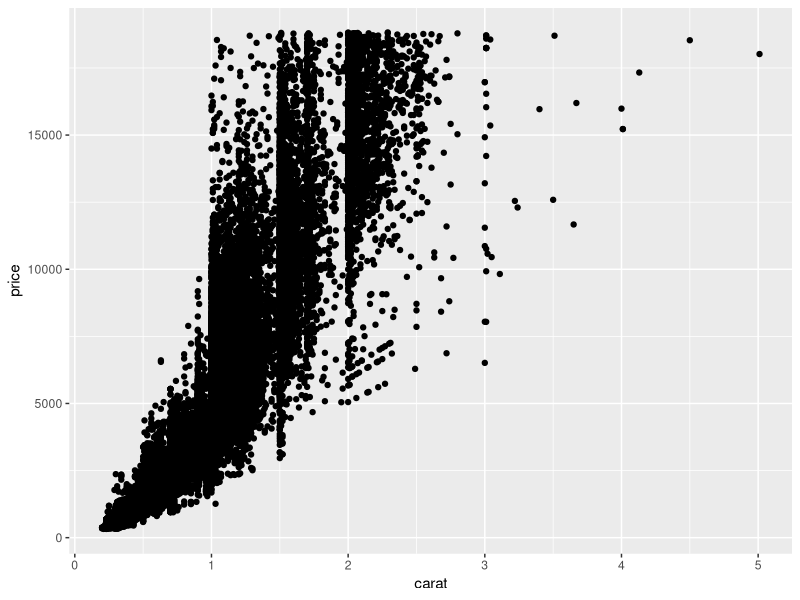
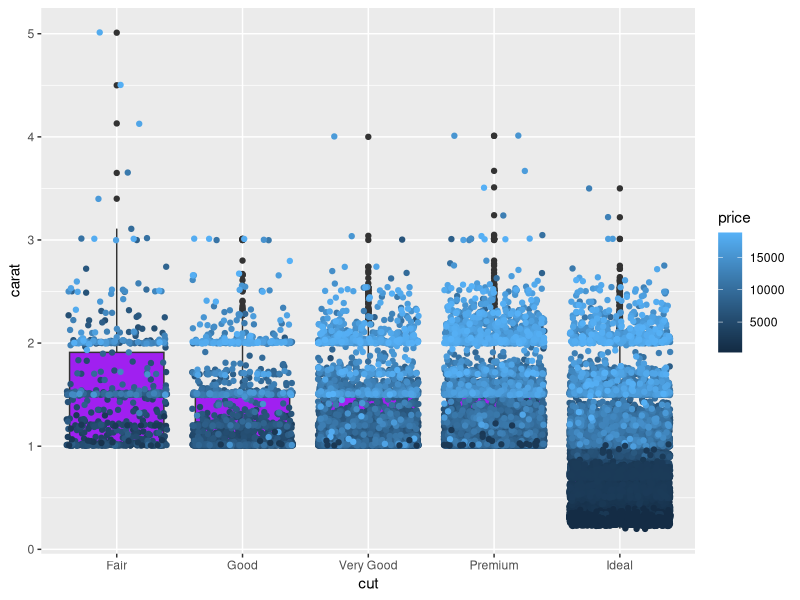

R code for these plots, in order:
## ---- chunk 1
knitr::opts_chunk$set(echo = TRUE)
## ---- chunk 2
knitr::opts_chunk$set(echo = TRUE)
library(tidyverse)
## ---- chunk 3
### In this code chunk, start with the diamonds dataset (built in to
### ggplot2 package) and create a plot of price vs. carat (or some other
### variables of your choice)

ggplot(data = diamonds, aes(x = carat, y = price)) +
  geom_point()
## ---- chunk 4
### In this code chunk, start with the diamonds dataset (built in to
### ggplot2 package) and create a subset based on filtering, e.g., 
### size greater than 1 carat or cut is "Ideal"

diamonds_filtered = diamonds %>% 
  filter(carat > 1 | cut == "Ideal")

## ---- chunk 5

ggplot(diamonds_filtered, aes(cut, carat)) + 
  geom_boxplot(fill = "purple") + 
  geom_jitter(aes(color = price))
#fixed merge conflict, kept your plot
## ---- chunk 6
### Both partners - delete this comment, then write some code here
### to plot, summarize, calculate something simple using the diamonds
### dataset.
